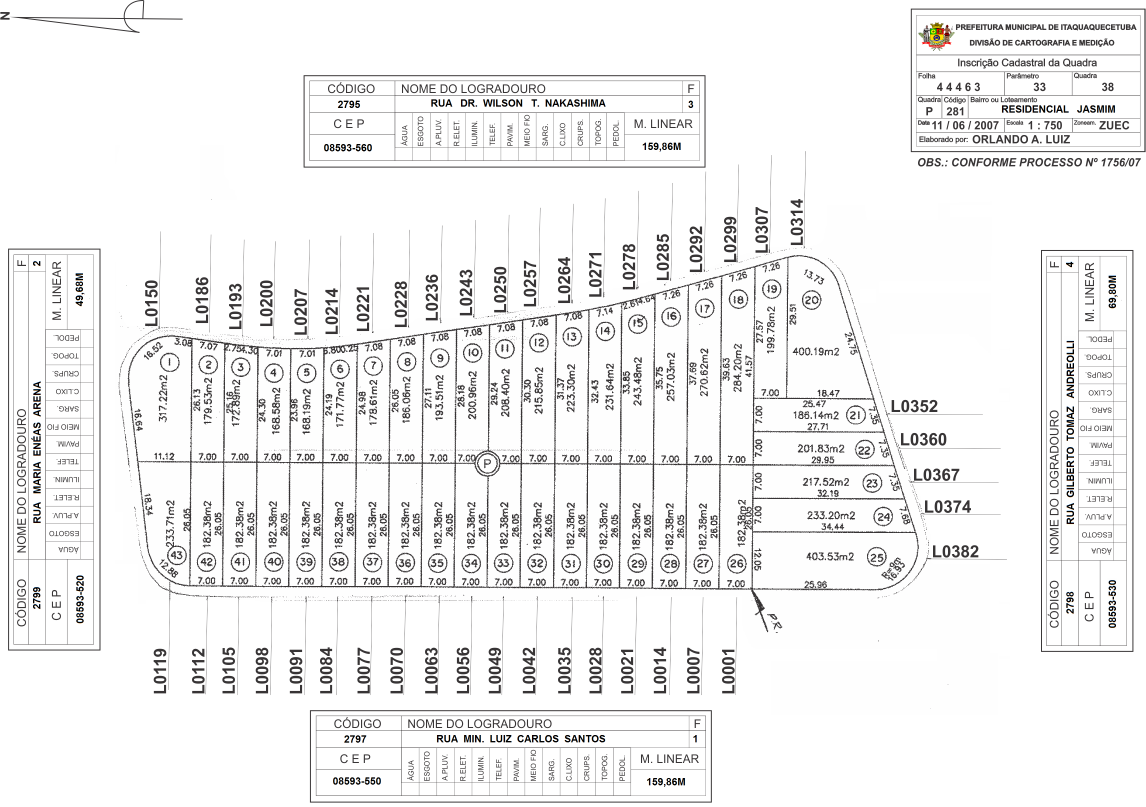
#> input picture Exemplos de quadras/44463-33-38.png, 3437 x 2420 px, found by its file name (shown at 1/3 size)
$ python generate_plots.py
#> lines starting #> are read from the running program, lines starting #| are printed output that depends on the picture; after the words box and inside, x2 and y2 are one past the last pixel; in counts of white or black regions, pixels touching at a corner belong together
import os
import cv2
import numpy as np
import scipy.ndimage as ndi
from shapely.geometry import Polygon
import geopandas as gpd
import matplotlib.pyplot as plt
import matplotlib.patches as mpatches

# Paths
img_path = r"D:\Documentos\Luiz\Antigravity\Vetorizador de quadras\Exemplos de quadras\44463-33-38.png"
art_dir = r"C:\Users\Luiz.araujo\.gemini\antigravity\brain\4c3ff5ce-0a75-46ed-ace2-9ba571966979"
os.makedirs(art_dir, exist_ok=True)

img = cv2.imread(img_path)
#> img is the input picture: shape (2420, 3437, 3); mean B, G, R 240.6, 240.5, 240.8
gray = cv2.cvtColor(img, cv2.COLOR_BGR2GRAY)
h_img, w_img = gray.shape
#> h_img = 2420; w_img = 3437
img_area = h_img * w_img
#> img_area = 8317540

bin_inv = cv2.adaptiveThreshold(gray, 255, cv2.ADAPTIVE_THRESH_GAUSSIAN_C,
                                cv2.THRESH_BINARY_INV, 25, 10)
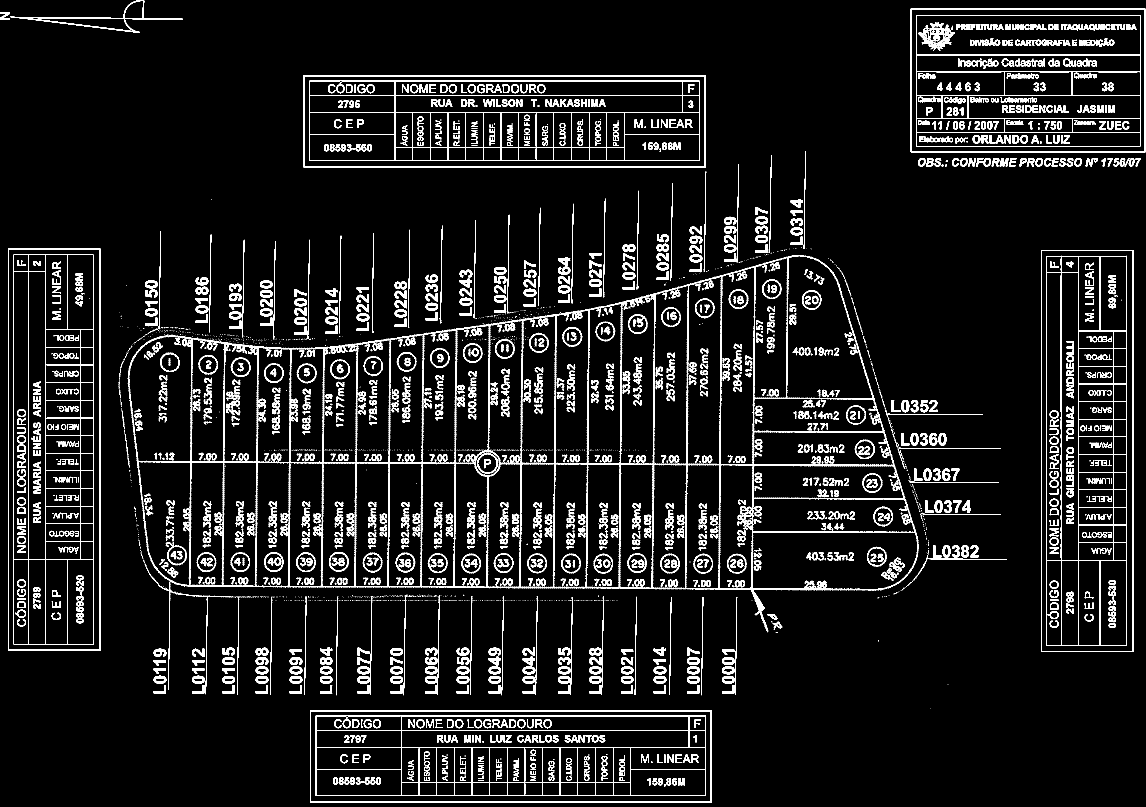
#> bin_inv: shape (2420, 3437) (shown at 1/3 size); 7.4% white; 3263 white regions (1382 under 20 px)

contours, _ = cv2.findContours(bin_inv, cv2.RETR_TREE, cv2.CHAIN_APPROX_SIMPLE)
#> contours = 8667 contours, 5817 with area under 20; largest, box (x1, y1, x2, y2) and area: (383, 765, 2757, 1897) 1838828, (24, 746, 302, 1952) 333785, (930, 2130, 2136, 2408) 333784, (911, 225, 2117, 503) 333784, (3123, 750, 3400, 1956) 332580
quadra_cnt_raw = max([c for c in contours if 0.04 * img_area < cv2.contourArea(c) < 0.7 * img_area], key=cv2.contourArea)
#> quadra_cnt_raw = contour of 4470 points, box (x1, y1, x2, y2) (383, 765, 2757, 1897), area 1838828

# 1. Pipeline Original (Com Gaps e com esporo)
quadra_mask_raw = np.zeros((h_img, w_img), dtype=np.uint8)
cv2.drawContours(quadra_mask_raw, [quadra_cnt_raw], -1, 255, thickness=cv2.FILLED)
#> quadra_mask_raw: shape (2420, 3437); 22.1% white; 1 white region, box (x1, y1, x2, y2) and area: (383, 765, 2757, 1897) 1842080

inside_raw = cv2.bitwise_and(bin_inv, bin_inv, mask=quadra_mask_raw)
#> inside_raw: shape (2420, 3437); 3% white; 1152 white regions (376 under 20 px), largest, box (x1, y1, x2, y2) and area: (383, 765, 2757, 1897) 93197, (1884, 943, 1943, 1002) 846, (497, 1626, 561, 1696) 767
num_l, lbls, stats, _ = cv2.connectedComponentsWithStats(inside_raw, connectivity=8)
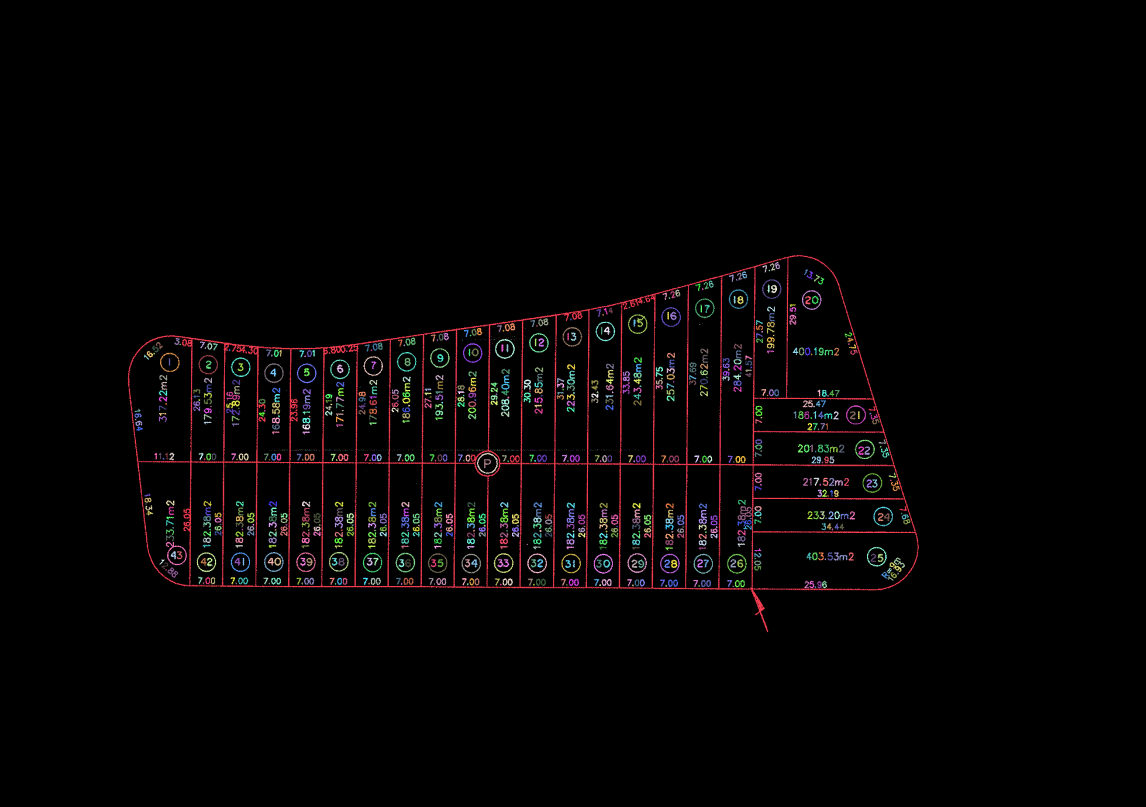
#> lbls: shape (2420, 3437) int32 (shown at 1/3 size); 1153 distinct labels, from 0 to 1152; one colour per label, 0 black
#> num_l = 1153; stats = 1153 rows, first 6: [0, 0, 3437, 2420, 8070273], [383, 765, 2374, 1132, 93197], [2325, 786, 15, 21, 152], [2310, 790, 16, 22, 133], [2288, 795, 13, 22, 102], [2306, 809, 5, 6, 14]
clean_lines_raw = np.zeros_like(bin_inv)
cv2.drawContours(clean_lines_raw, [quadra_cnt_raw], -1, 255, thickness=3)
#> clean_lines_raw: shape (2420, 3437); 0.38% white; 1 white region, box (x1, y1, x2, y2) and area: (381, 763, 2759, 1899) 31440
for l in range(1, num_l):
    if np.hypot(stats[l, 2], stats[l, 3]) > 40 and stats[l, 4] > 60:
        clean_lines_raw[lbls == l] = 255
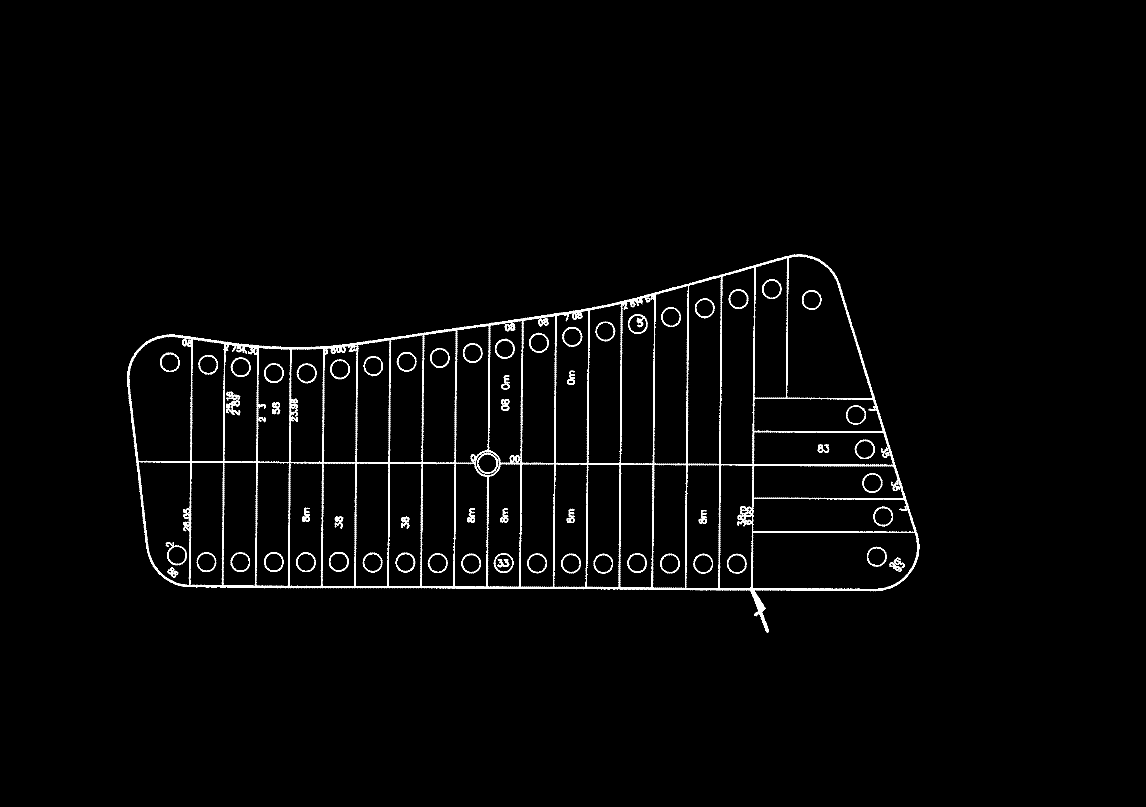
#> clean_lines_raw: shape (2420, 3437) (shown at 1/3 size); 1.7% white; 70 white regions, largest, box (x1, y1, x2, y2) and area: (381, 763, 2759, 1899) 106815, (1884, 943, 1943, 1002) 846, (497, 1626, 561, 1696) 767
closed_raw = cv2.dilate(clean_lines_raw, np.ones((3,3), np.uint8), iterations=1)
#> closed_raw: shape (2420, 3437); 3% white; 60 white regions, largest, box (x1, y1, x2, y2) and area: (380, 762, 2760, 1900) 189554, (678, 1174, 722, 1248) 2050, (1883, 942, 1944, 1003) 1589
lots_bin_raw = cv2.bitwise_and(cv2.bitwise_not(closed_raw), quadra_mask_raw)
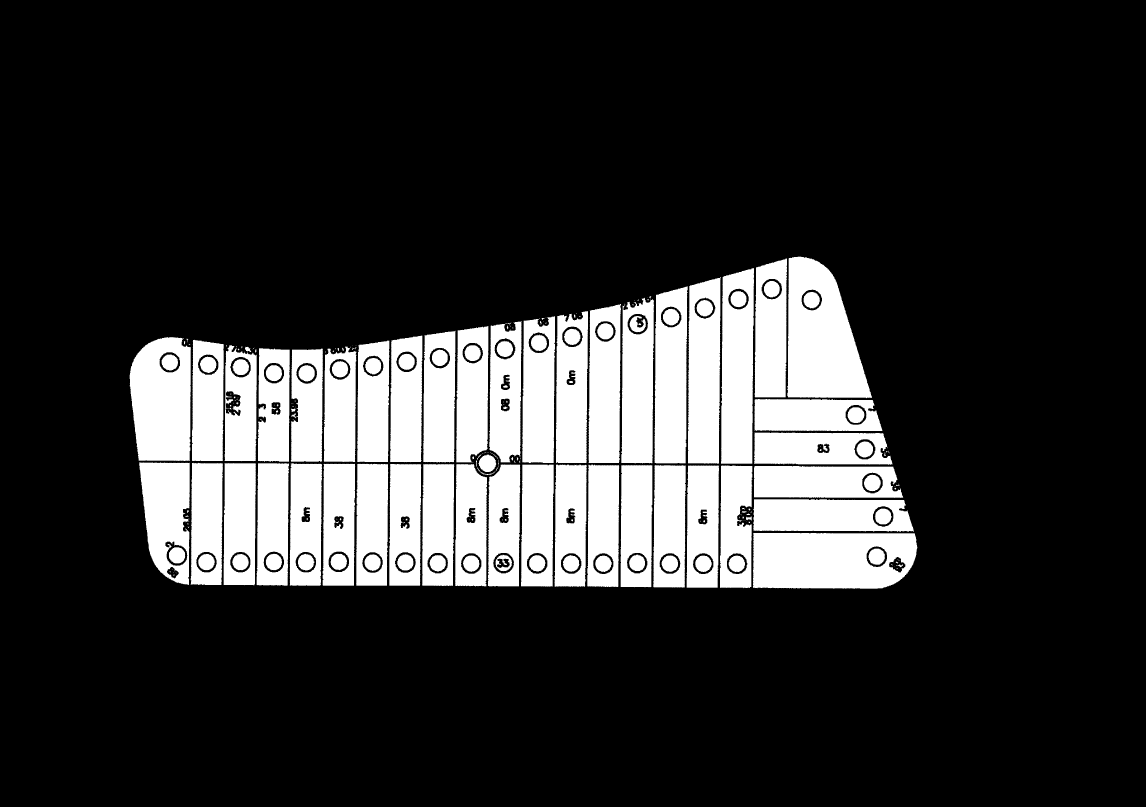
#> lots_bin_raw: shape (2420, 3437) (shown at 1/3 size); 19.4% white; 218 white regions (87 under 20 px), largest, box (x1, y1, x2, y2) and area: (2362, 770, 2616, 1195) 74233, (2259, 1599, 2752, 1766) 73380, (389, 1011, 573, 1383) 57400
lots_bin_raw = cv2.morphologyEx(lots_bin_raw, cv2.MORPH_OPEN, cv2.getStructuringElement(cv2.MORPH_ELLIPSE, (3,3)))
#> lots_bin_raw: shape (2420, 3437); 19.4% white; 180 white regions (59 under 20 px)
cnts_raw, _ = cv2.findContours(lots_bin_raw, cv2.RETR_EXTERNAL, cv2.CHAIN_APPROX_SIMPLE)
#> cnts_raw = 113 contours, 60 with area under 20; largest, box (x1, y1, x2, y2) and area: (2259, 1599, 2752, 1766) 77030, (2362, 770, 2616, 1195) 76588, (389, 1011, 573, 1383) 59829, (2163, 805, 2262, 1391) 52765, (2064, 832, 2163, 1391) 50170

q_area = cv2.contourArea(quadra_cnt_raw)
#> q_area = 1838828.5
meters_per_pixel = (0.0254 / 300) * 750
bx, by, bw, bh = cv2.boundingRect(quadra_cnt_raw)
#> bx = 383; by = 765; bw = 2374; bh = 1132

gaps_records = []
for c in cnts_raw:
    if 0.002 * q_area < cv2.contourArea(c) < 0.35 * q_area:
        ap = cv2.approxPolyDP(c, 0.004 * cv2.arcLength(c, True), True)
        if len(ap) >= 3:
            coords = [((pt[0][0] - bx) * meters_per_pixel, (bh - (pt[0][1] - by)) * meters_per_pixel) for pt in ap]
            coords.append(coords[0])
            p = Polygon(coords)
            if p.is_valid and p.area > 10:
                gaps_records.append({"geometry": p})
#> this loop made 113 passes
#> ap on passes 29, 30, 38, 41, 42: [[1767, 1394], [1762, 1757], [1853, 1760], [1857, 1398]], [[1669, 1394], [1664, 1758], [1753, 1759], [1759, 1396]], [[974, 1391], [968, 1755], [1060, 1756], [1064, 1393]], [[675, 1390], [671, 1753], [761, 1755], [767, 1392]], [[579, 1388], [572, 1752], [663, 1754], [668, 1393]]
#> ap on passes 26, 28, 31, 36, 37, 39: [[2065, 1397], [2060, 1761], [2151, 1762], [2156, 1398]], [[1865, 1396], [1862, 1759], [1952, 1761], [1956, 1397]], [[1568, 1394], [1563, 1757], [1656, 1759], [1660, 1395]], [[1171, 1392], [1168, 1755], [1258, 1756], [1263, 1394]], [[1074, 1391], [1070, 1756], [1159, 1756], [1163, 1394]], [[875, 1390], [869, 1752], [959, 1756], [965, 1394]]
#> after the loop, gaps_records = 43 items
#> (the run stopped early here; a loop or call above may not have finished)

$ run again, with Exemplos de quadras/44443-24-63.jpg saved as Exemplos de quadras/44463-33-38.png
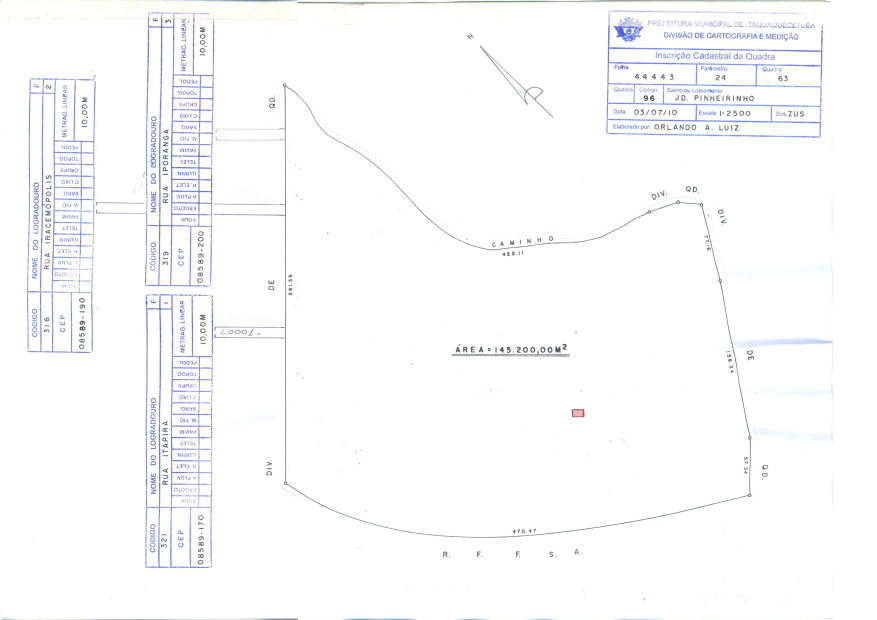
#> input picture Exemplos de quadras/44443-24-63.jpg, 3508 x 2480 px, found by its file name (shown at 1/4 size)
#> img is the input picture: shape (2480, 3508, 3); mean B, G, R 252.2, 250.7, 250.3
#> `bin_inv = cv2.adaptiveThreshold(gray, 255, cv2.ADAPTIVE_THRESH_GAUSSIA..`:
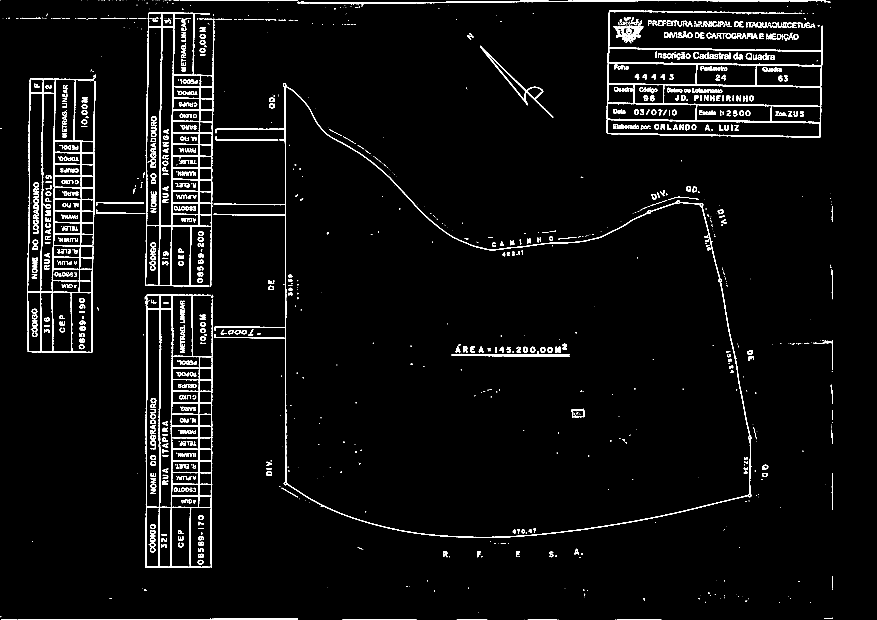
#> bin_inv: shape (2480, 3508) (shown at 1/4 size); 3.4% white; 1493 white regions (604 under 20 px)
#> contours = 1935 contours, 761 with area under 20; largest, box (x1, y1, x2, y2) and area: (855, 333, 3006, 2151) 2278594, (1140, 345, 3001, 2149) 2261755, (2425, 41, 3292, 551) 299176, (580, 48, 857, 1147) 241780, (108, 312, 383, 1412) 206458
#> quadra_cnt_raw = contour of 2328 points, box (x1, y1, x2, y2) (855, 333, 3006, 2151), area 2278594
#> quadra_mask_raw: shape (2480, 3508); 26.2% white; 1 white region, box (x1, y1, x2, y2) and area: (855, 333, 3006, 2151) 2282098
#> inside_raw: shape (2480, 3508); 0.39% white; 160 white regions (92 under 20 px), largest, box (x1, y1, x2, y2) and area: (855, 333, 3006, 2151) 23182, (1807, 1421, 2279, 1427) 1385, (1807, 1415, 2280, 1421) 1252
#> lbls: shape (2480, 3508) int32; 161 distinct labels, from 0 to 160
#> num_l = 161; stats = 161 rows, first 6: [0, 0, 3508, 2480, 8666035], [855, 333, 2151, 1818, 23182], [1157, 579, 3, 3, 7], [1179, 657, 6, 4, 20], [1172, 675, 2, 3, 6], [1198, 674, 6, 4, 21]
#> closed_raw: shape (2480, 3508); 0.68% white; 3 white regions, box (x1, y1, x2, y2) and area: (852, 330, 3009, 2154) 53871, (1806, 1414, 2281, 1428) 4677, (2286, 1634, 2339, 1671) 915
#> `lots_bin_raw = cv2.bitwise_and(cv2.bitwise_not(closed_raw), quadra_mas..`:
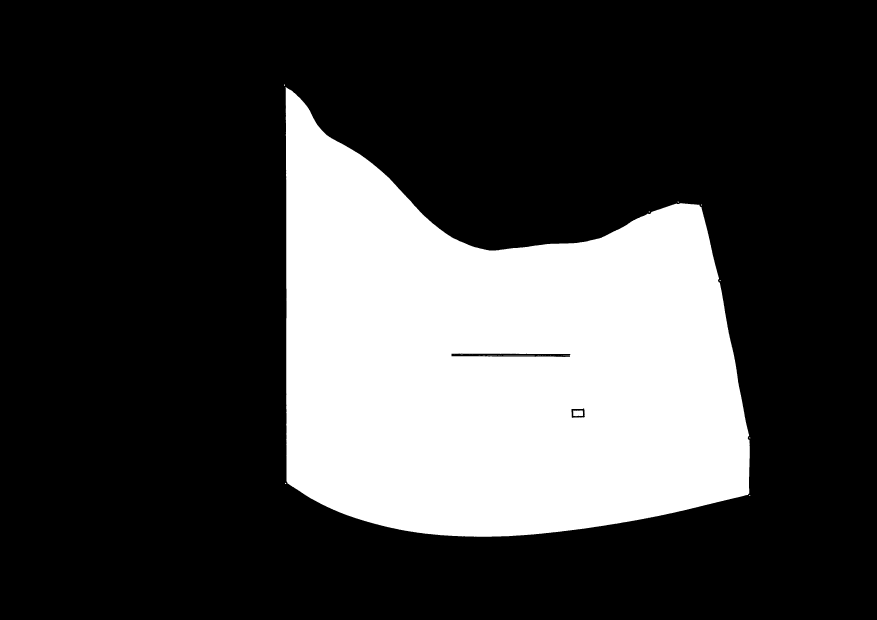
#> lots_bin_raw: shape (2480, 3508) (shown at 1/4 size); 25.8% white; 33 white regions (29 under 20 px), largest, box (x1, y1, x2, y2) and area: (1142, 348, 2999, 2147) 2244069, (2292, 1642, 2332, 1665) 840, (2013, 1420, 2139, 1421) 126, (1949, 1420, 1988, 1421) 39
#> cnts_raw = 9 contours, 8 with area under 20; largest, box (x1, y1, x2, y2) and area: (1142, 348, 2999, 2147) 2247561
#> q_area = 2278594
#> bx = 855; by = 333; bw = 2151; bh = 1818
#> the loop `for c in cnts_raw:` made 9 passes
#> after the loop `for c in cnts_raw:`: gaps_records = []
